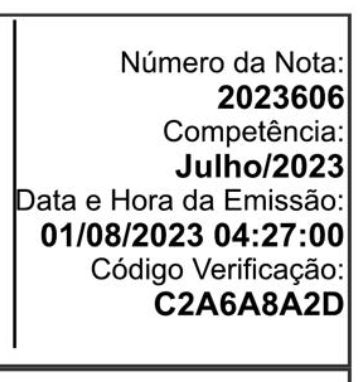
#> input picture Em_HOLD/Captura de tela 2023-09-11 080330.png, 360 x 382 px; its folder holds 2 pictures in this run
$ jupyter execute --allow-errors Vale_VER_EEXTRACAO_OCR_DOC.ipynb   (shell and % lines are left out)
#> lines starting #> are read from the running program, lines starting #| are printed output that depends on the picture
# Novo modelo de extraçao de dados de NFs

## 1. Processamento PDF => Imagem => OCR

[cell 1]
import os
from io import StringIO
from pathlib import Path
from PIL import Image
from pathlib import WindowsPath
from PIL import Image

[cell 2]
#Diretório TESTE raiz para documentos PDF pesquisaveis
root_directory = '.'  # Diretório raiz TESTE


#Diretório raiz para documentos geracao de JSON TESTE
target_directory = '.'

poppler_path = "/home/dani-boy/miniconda3/envs/tables-detr/bin"


#Usada para registar os numeros de paginas do PDF
pdf_pages = r"page_"

### 1.1. Arquivos para teste

[cell 3]
file = "pipeline_extracao_documentos/6_geral_administacao/temp_docs/images/processadas/1_5145819163654095684_page_32.jpg"

[cell 4]
file = "pipeline_extracao_documentos/2_documentos_para_extracao/21_aguardando_processamento/Batch_17/jubarte/1_5145819163654095684_page_29.pdf"

[cell 5]
file

### 1.2. Conversao PDF => Imagem

[cell 6]
file = "Captura de tela 2023-09-11 080330.png"

[cell 7]
# Yes!!!!!
from pdf2image import convert_from_path
#> (the rest of this cell did not finish here and is left out)

#> (a cell that did not finish here is left out)

#> (a cell that did not finish here is left out)

[cell 10]
image_counter = 1

#> (the rest of this cell did not finish here and is left out)

### 1.3 Executando o OCR

[cell 11]
Image_file = file

[cell 12]
factor = 0.5

[cell 13]
# Using factor variable
file_path = Image_file
image = Image.open(file_path).convert("RGB")

[cell 14]
image

[cell 15]
resized_page = image.resize((2067, 2923))
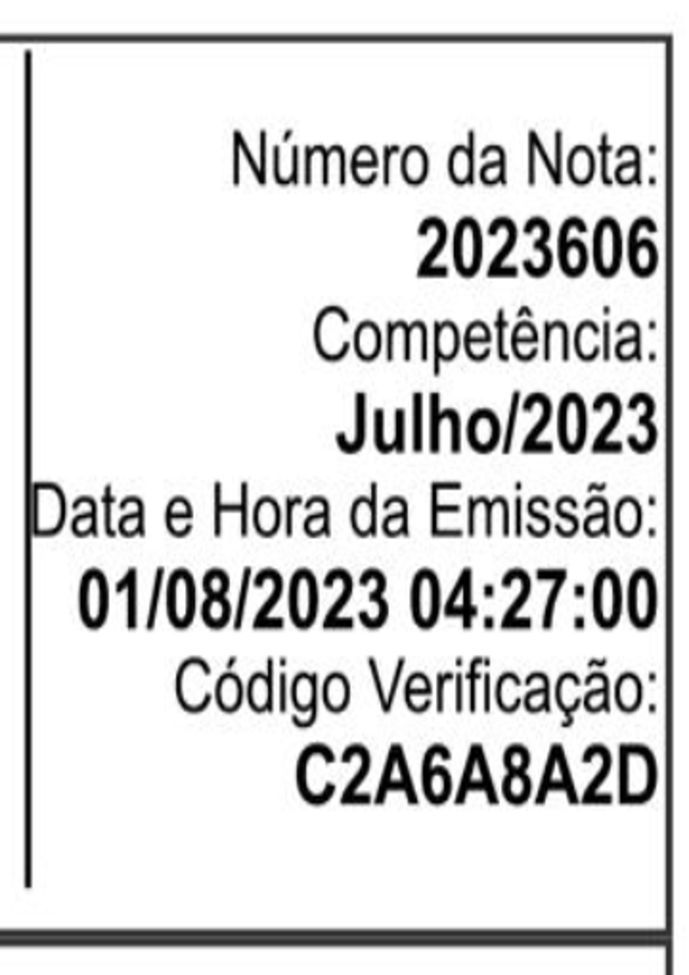
#> resized_page: PIL image 2067x2923 RGB (shown at 1/3 size); mean R, G, B 217.6, 217.6, 217.6

[cell 16]
resized_page

[cell 17]
x0 = 1633.0
y0 = 0.0
x1 = 2067.0
y1 = 400.0

[cell 18]
image_croped = resized_page.crop((x0, y0, x1, y1))
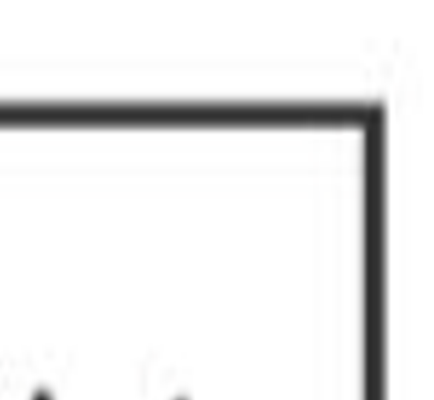
#> image_croped: PIL image 434x400 RGB; mean R, G, B 236.2, 236.2, 236.2

[cell 19]
image_croped

[cell 20]
factor = 2

[cell 21]
width, height = image.size
#> width = 360; height = 382
image_croped_resized = image_croped.resize((int(width*factor), int(height*factor)))
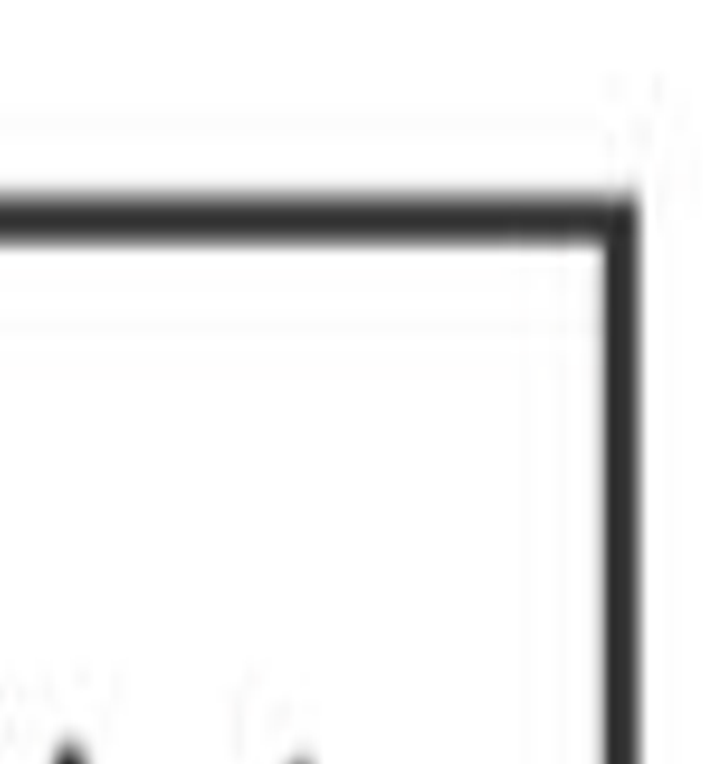
#> image_croped_resized: PIL image 720x764 RGB; mean R, G, B 236.2, 236.2, 236.2
